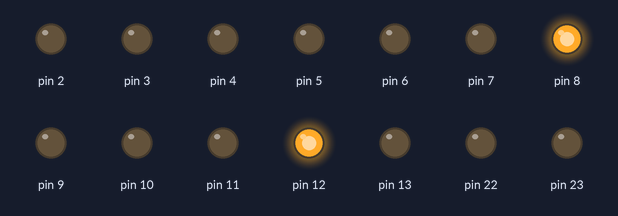
A sketch run on a simulated Arduino Uno, built with avr-gcc and run on an emulated ATmega328P. On the bench: output pins drawn as LEDs (lit = HIGH).

Above: at 3.9 s.
At 32.7 s:
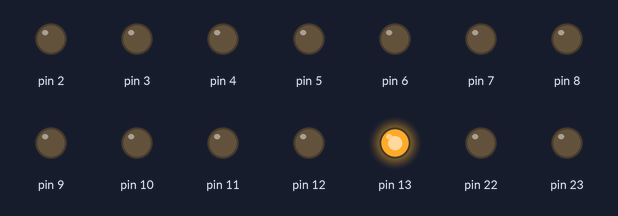
At 63.5 s:
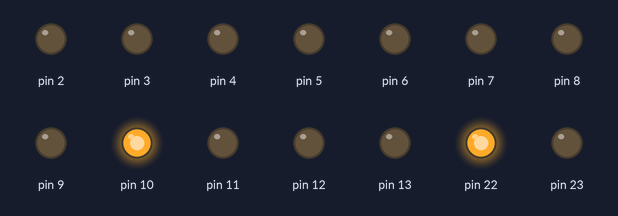
At 126.9 s:
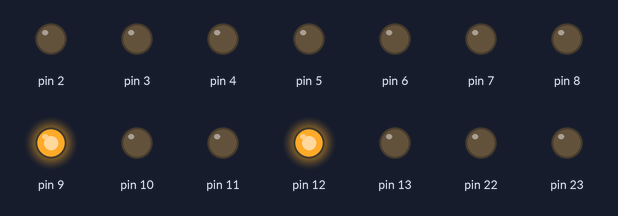
Timing chart, 0 to 128.4 s (numbered marks = the images above):
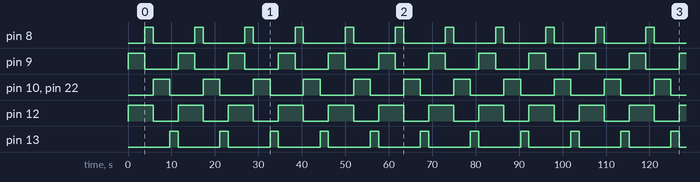

The sketch:

SemaforoEnsamblador.ino
```cpp
void setup() {

  Serial.begin(9600);
  DDRB = DDRB | B11111111; //data direction register B: Inputs 0-4 , 6-7, Output 5 (0 entrada y 1 salida)
  DDRD = DDRD | B11111111;
}

//12= verde C
//11= amarillo C
//10= verde C

//53= amarillo F
//52= verde F
//51  = rojo

void loop() {
  asm volatile(
    //Duracion de 6 segundos en el led rojo
    "sbi 0x05,0x04 \n\t" //digitalwrite (high)
    "sbi 0x05,0x01 \n\t"
    "call tiempo \n\t"
    "call tiempo \n\t"
    "call tiempo \n\t"
    "call tiempo \n\t"
    "cbi 0x05,0x01 \n\t" //apaga el verde del segundo semaforo
    "sbi 0x05,0x00 \n\t"
    "call tiempo \n\t"
    "call tiempo \n\t"
    //Duración de 1 segundo led amarillo
    "cbi 0x05,0x00\n\t"
    "cbi 0x05,0x04 \n\t" //apagar verde01
    "sbi 0x05,0x06 \n\t" //prender amarillo01
    "sbi 0x05,0x02 \n\t"
    "call tiempo \n\t"
    //Duracion 4 segundos led verde
    "cbi 0x05,0x05 \n\t"
    //"sbi 0x05,0x06 \n\t"

    "call tiempo \n\t"
    "call tiempo \n\t"


    "call tiempo \n\t"
    "cbi 0x05,0x06 \n\t"
    "cbi 0x05,0x02 \n\t"
    "sbi 0x05,0x05 \n\t"
    "call tiempo \n\t"
    "call tiempo \n\t"
    "cbi 0x05,0x05 \n\t"
    "jmp main \n\t"

    //Tiempo nos da 2 segundo de delay
    "tiempo: \n\t"
    "LDI r22, 255 \n\t"
    "LOOP_3: \n\t"
    "LDI r21, 100 \n\t"
    "LOOP_2: \n\t"
    "LDI r20, 200 \n\t"
    "LOOP_1: \n\t"
    "DEC r20 \n\t"
    "BRNE LOOP_1 \n\t"
    "DEC r21 \n\t"
    "BRNE LOOP_2 \n\t"
    "DEC r22 \n\t"
    "BRNE LOOP_3 \n\t"
    "ret \n\t"
);
}
```

Measured:
- by itself, pin 9: alternates HIGH for 3.8 s and LOW for 7.7 s
- by itself, pin 12: alternates HIGH for 5.8 s and LOW for 5.8 s
